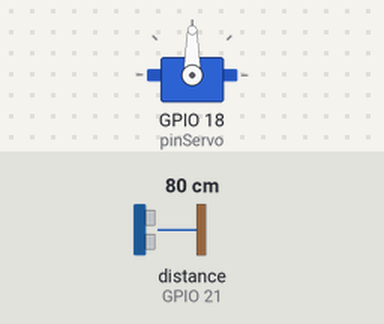
A sketch run on a simulated ESP32. Parts: servo. Wiring (inferred from the names in the program): ultrasonic range finder: trigger GPIO 19; echo GPIO 21. The test bench sets the inputs (shaded band); at power-on: distance to the obstacle (sensor on GPIO 21) 80 cm. The echo pulse lasts 58.3 µs per cm; WiFi joins after 1.5 s; servers stay silent unless stated; what the sketch prints to the serial monitor is not drawn.

Above: at 0.1 s.
At 1.7 s:
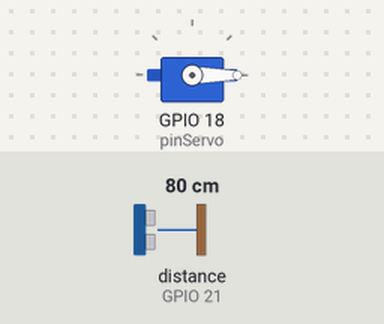
Timing chart, 0 to 3.2 s (numbered marks = the images above):
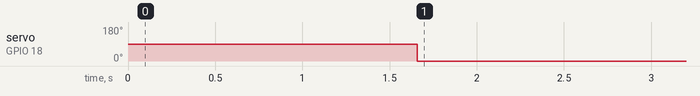

Measured:
- by itself, servo on GPIO 18 (pinServo): 90° → 0° at 1.7 s

The sketch:

esp32_firebase_SenUlt_-_copia.ino
```cpp
#include <WiFi.h>
#include <FirebaseESP32.h>
#include <ESP32Servo.h>

#define FIREBASE_HOST "https://calidadaire-5847f-default-rtdb.firebaseio.com"
#define FIREBASE_AUTH "AIzaSyCLd5Mjs8VqshO5fTz_8boJP2GUOOgmif8"
#define WIFI_SSID "G54"
#define WIFI_PASSWORD "12345678"

FirebaseData fbdo;


int senUlTrigger = 19;
int senUlEcho = 21;
int pinServo = 18;
Servo miServo;
void setup() {

  Serial.begin(921600);
  pinMode(senUlTrigger, OUTPUT); //pin como salida
  pinMode(senUlEcho, INPUT);  //pin como entrada
  digitalWrite(senUlTrigger, LOW);
  miServo.attach(pinServo);

  WiFi.begin(WIFI_SSID, WIFI_PASSWORD);
  Serial.print("[Wi-Fi]...Connecting");
  while (WiFi.status() != WL_CONNECTED)
  {
    Serial.print(".");
    delay(300);
  }
  Serial.println();
  Serial.print("Connected with IP: ");
  Serial.println(WiFi.localIP());
  Serial.println();
  Firebase.begin(FIREBASE_HOST, FIREBASE_AUTH);
  Firebase.reconnectWiFi(true);

}

void loop() {
  long t; //timepo que demora en llegar el eco
  long d; //distancia en centimetros


  digitalWrite(senUlTrigger, HIGH);
  delayMicroseconds(10);          //Enviamos un pulso de 10us
  digitalWrite(senUlTrigger, LOW);

  t = pulseIn(senUlEcho, HIGH); //obtenemos el ancho del pulso
  d = t / 59;       //escalamos el tiempo a una distancia en cmz
  Firebase.setFloat(fbdo, "/ultrasonido/distanci", d);
     miServo.write(0);
  if (d<8) {
     miServo.write(90);
     delay(7000);
     miServo.write(0);
};
  Serial.print("Distancia: ");
  Serial.print(d);      //Enviamos serialmente el valor de la distancia
  Serial.print("cm");
  Serial.println(".");
  delay(100);

}
```
